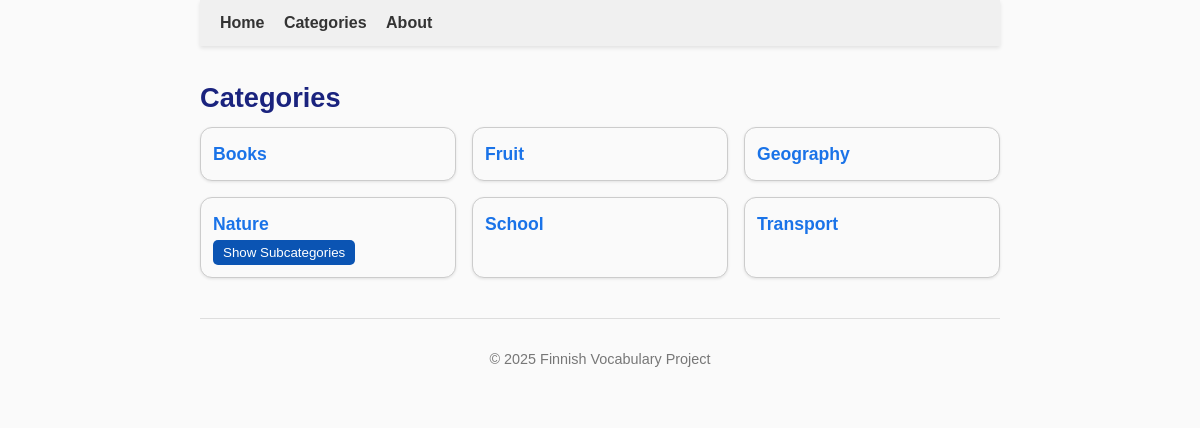
Page /categories on the earlier database version.
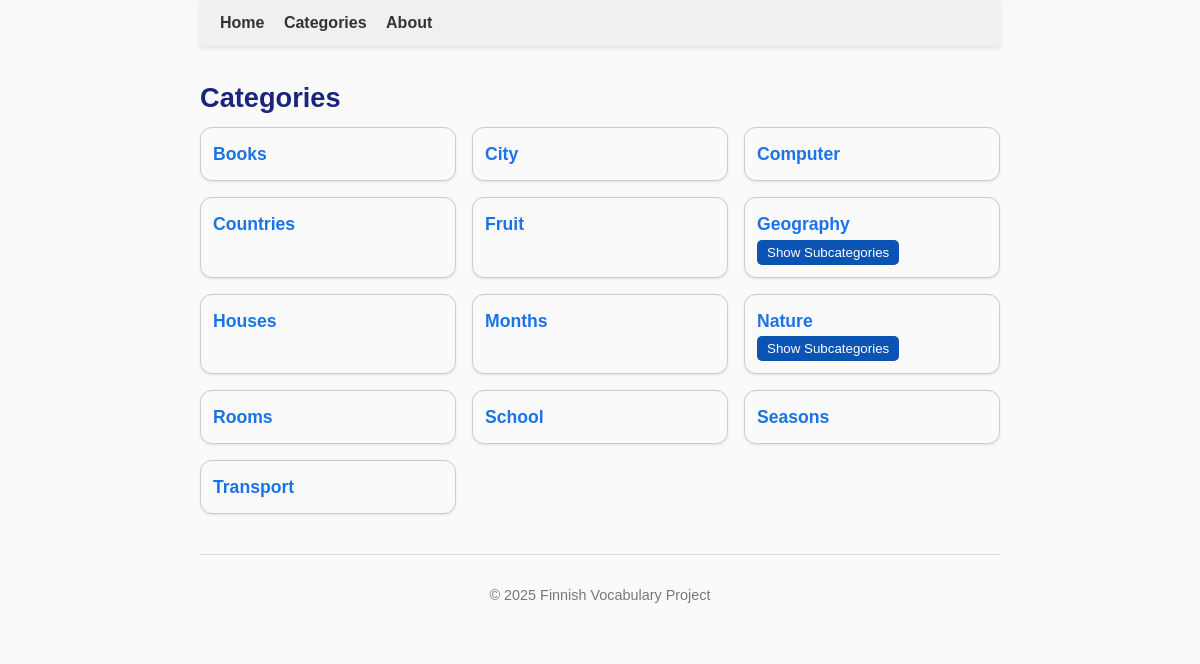
Same page on the later database version.
### tables this page shows
CREATE TABLE categories (
    id INTEGER PRIMARY KEY,
    name TEXT NOT NULL UNIQUE,
    parent_id INTEGER REFERENCES categories(id)
, description TEXT);

### app.py (the view)
@app.route('/categories')
def categories():
    conn = sqlite3.connect("finnish.db")
    conn.row_factory = sqlite3.Row
    cur = conn.cursor()
    cur.execute("SELECT id, name, parent_id FROM categories ORDER BY name")
    rows = cur.fetchall()
    categories_dict = {}
    for row in rows:
        if row['parent_id']:
            categories_dict.setdefault(row['parent_id'], []).append(row)
        else:
            categories_dict.setdefault(None, []).append(row)
    conn.close()
    return render_template('categories.html', categories=categories_dict)

### templates/categories.html (shortened to what this page needs)
{% extends "base.html" %}
{% block content %}
<h2>Categories</h2>
<div class="category-grid">
{% for cat in categories.get(None, []) %}
    <div class="category-card">
        <a href="{{ url_for('show_category', category_name=cat['name']) }} " class="category-link">
            <span class="title">{{ cat['name'] }}</span>
        </a>
        {% if categories.get(cat['id']) %}
        <div class="subcats-toggle">
            <button class="expand-btn">Show Subcategories</button>
        </div>
    {% endif %}
    </div>
{% endfor %}
</div>
{% endblock %}

### templates/base.html (shortened to what this page needs)
<!DOCTYPE html>
<html lang="en">
<head>
    <link rel="stylesheet" href="{{ url_for('static', filename='style.css') }}">
</head>
<body>
    <header>
        <nav>
            <a href="{{ url_for('home') }}">Home</a>
            <a href="{{ url_for('categories') }}">Categories</a>
            <a href="{{ url_for('about') }}">About</a>
        </nav>
    </header>
    <main>
        {% block content %}{% endblock %}
    </main>
    <footer>
        <p>&copy; 2025 Finnish Vocabulary Project</p>
    </footer>
</body>
</html>

### static/style.css (style rules this page uses)
body { font-family: Arial, sans-serif; max-width: 800px; margin: 0 auto; padding: 0 20px 40px 20px; line-height: 1.6; color: #222; background-color: #fafafa; }
h1, h2, h3, h4 { color: #1a237e; margin-bottom: 0.3em; }
h2 { font-size: 1.7em; }
a { text-decoration: none; color: #1a73e8; transition: color 0.2s; }
button { border: none; border-radius: 6px; cursor: pointer; transition: background-color 0.2s; }
header { background-color: #f0f0f0; padding: 10px 20px; margin-bottom: 30px; box-shadow: 0 2px 4px rgba(0,0,0,0.1); }
nav a { margin-right: 15px; font-weight: bold; color: #333; }
.category-grid, .subcategories-grid { display: grid; grid-template-columns: repeat(auto-fill, minmax(220px, 1fr)); gap: 16px; }
.category-card, .subcategory-item { border: 1px solid #ccc; padding: 12px; border-radius: 12px; background: #fafafa; box-shadow: 0 1px 3px rgba(0,0,0,0.1); }
.category-card .title { font-weight: bold; font-size: 1.1em; }
.subcats-toggle button { background-color: #0b54b3; color: white; padding: 5px 10px; border-radius: 5px; cursor: pointer; }
footer { text-align: center; padding: 15px; margin-top: 40px; font-size: 0.9em; color: #777; border-top: 1px solid #ddd; }

Differences in the rows shown:
added categories: name "City"
added categories: name "Computer"
added categories: name "Countries"
shown differently, row unchanged: categories "Geography": now shows "Show Subcategories"
added categories: name "Houses"
added categories: name "Months"
added categories: name "Rooms"
added categories: name "Seasons"
